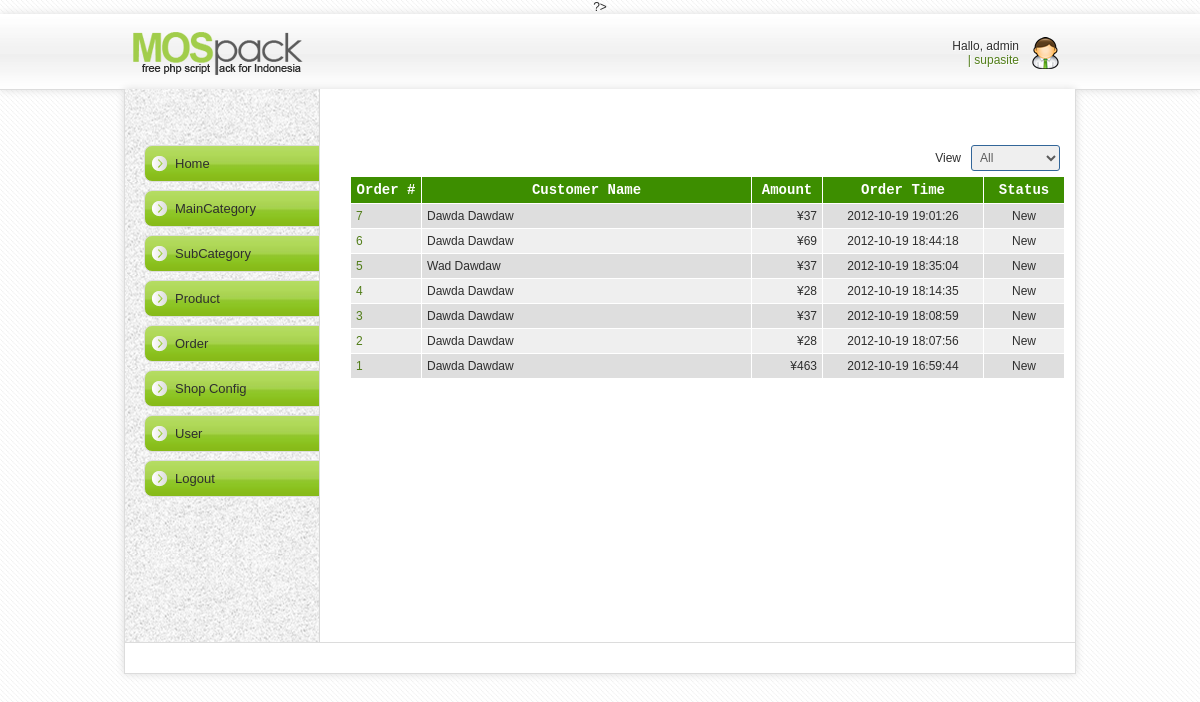
Screenshot of /plaincart/admin/order/index.php (signed in) with the database file from the repository.
### tables this page shows
CREATE TABLE IF NOT EXISTS `tbl_order` (
  `od_id` int(10) unsigned NOT NULL AUTO_INCREMENT,
  `od_date` datetime DEFAULT NULL,
  `od_last_update` datetime NOT NULL DEFAULT '0000-00-00 00:00:00',
  `od_status` enum('New','Paid','Shipped','Completed','Cancelled') NOT NULL DEFAULT 'New',
  `od_memo` varchar(255) NOT NULL DEFAULT '',
  `od_shipping_first_name` varchar(50) NOT NULL DEFAULT '',
  `od_shipping_last_name` varchar(50) NOT NULL DEFAULT '',
  `od_shipping_address1` varchar(100) NOT NULL DEFAULT '',
  `od_shipping_address2` varchar(100) NOT NULL DEFAULT '',
  `od_shipping_phone` varchar(32) NOT NULL DEFAULT '',
  `od_shipping_city` varchar(100) NOT NULL DEFAULT '',
  `od_shipping_state` varchar(32) NOT NULL DEFAULT '',
  `od_shipping_postal_code` varchar(10) NOT NULL DEFAULT '',
  `od_shipping_cost` decimal(5,2) DEFAULT '0.00',
  `od_payment_first_name` varchar(50) NOT NULL DEFAULT '',
  `od_payment_last_name` varchar(50) NOT NULL DEFAULT '',
  `od_payment_address1` varchar(100) NOT NULL DEFAULT '',
  `od_payment_address2` varchar(100) NOT NULL DEFAULT '',
  `od_payment_phone` varchar(32) NOT NULL DEFAULT '',
  `od_payment_city` varchar(100) NOT NULL DEFAULT '',
  `od_payment_state` varchar(32) NOT NULL DEFAULT '',
  `od_payment_postal_code` varchar(10) NOT NULL DEFAULT '',
  PRIMARY KEY (`od_id`)
);

### plaincart/admin/order/index.php (called while the page is built, shortened)
<?php
require_once '../../library/config.php';
require_once '../include/adminpanel.php';
?>

### plaincart/library/database.php (called while the page is built, shortened)
<?php
require_once 'config.php';
function dbQuery($sql)
{
	$result = mysql_query($sql) or die(mysql_error());
	return $result;
}
function dbFetchAssoc($result)
{
	return mysql_fetch_assoc($result);
}
function dbNumRows($result)
{
	return mysql_num_rows($result);
}
?>

### plaincart/library/common.php (called while the page is built, shortened)
<?php
require_once 'config.php';
require_once 'database.php';
function getShopConfig()
{
	$sql = "SELECT sc_name, sc_address, sc_phone, sc_email, sc_shipping_cost, sc_order_email, cy_symbol
			FROM tbl_shop_config sc, tbl_currency cy
			WHERE sc_currency = cy_id";
	$result = dbQuery($sql);
	$row    = dbFetchAssoc($result);
    if ($row) {
        extract($row);
        $shopConfig = array('name'           => $sc_name,
                            'address'        => $sc_address,
                            'phone'          => $sc_phone,
                            'email'          => $sc_email,
				    'sendOrderEmail' => $sc_order_email,
                            'shippingCost'   => $sc_shipping_cost,
                            'currency'       => $cy_symbol);
    }
	return $shopConfig;
}
function displayAmount($amount)
{
	global $shopConfig;
	return $shopConfig['currency'] . number_format($amount);
}
?>

### plaincart/library/config.php (called while the page is built, shortened)
<?php
require_once 'database.php';
require_once 'common.php';
$shopConfig = getShopConfig();
?>

### plaincart/admin/order/list.php (the view, shortened to what this page needs)
<?php
if (isset($_GET['status']) && $_GET['status'] != '') {
	$status = $_GET['status'];
	$sql2   = " AND od_status = '$status'";
	$queryString = "&status=$status";
} else {
	$sql2   = '';
}
$rowsPerPage = 10;
$sql = "SELECT o.od_id, o.od_shipping_first_name, od_shipping_last_name, od_date, od_status,
               SUM(pd_price * od_qty) + od_shipping_cost AS od_amount
	    FROM tbl_order o, tbl_order_item oi, tbl_product p
		WHERE oi.pd_id = p.pd_id and o.od_id = oi.od_id $sql2
		GROUP BY od_id
		ORDER BY od_id DESC";
$result     = dbQuery(getPagingQuery($sql, $rowsPerPage));
?>
<p>&nbsp;</p>
<form action="processOrder.php" method="post"  name="frmOrderList" id="frmOrderList">
 <table width="100%" border="0" cellspacing="0" cellpadding="2" class="text">
 <tr align="center">
  <td align="right">View</td>
  <td width="75"><select name="cboOrderStatus" class="box" id="cboOrderStatus" onChange="viewOrder();">
    <option value="" selected>All</option>
  </select></td>
  </tr>
</table>
 <table width="100%" border="0" align="center" cellpadding="2" cellspacing="1" class="text">
  <tr align="center" id="listTableHeader">
   <td width="60">Order #</td>
   <td>Customer Name</td>
   <td width="60">Amount</td>
   <td width="150">Order Time</td>
   <td width="70">Status</td>
  </tr>
  <?php
if (dbNumRows($result) > 0) {
	$i = 0;
	while($row = dbFetchAssoc($result)) {
		extract($row);
		$name = $od_shipping_first_name . ' ' . $od_shipping_last_name;
		if ($i%2) {
			$class = 'row1';
		} else {
			$class = 'row2';
		}
		$i += 1;
?>
  <tr class="<?php echo $class; ?>">
   <td width="60"><a href="<?php echo $_SERVER['PHP_SELF']; ?>?view=detail&oid=<?php echo $od_id; ?>"><?php echo $od_id; ?></a></td>
   <td><?php echo $name ?></td>
   <td width="60" align="right"><?php echo displayAmount($od_amount); ?></td>
   <td width="150" align="center"><?php echo $od_date; ?></td>
   <td width="70" align="center"><?php echo $od_status; ?></td>
  </tr>
  <?php
	}
?>
  <tr>
   <td colspan="5" align="center">
   ?></td>
  </tr>
<?php
} else {
?>
  <tr>
   <td colspan="5" align="center">No Orders Found </td>
  </tr>
  <?php
}
?>
 </table>
 <p>&nbsp;</p>
</form>

### plaincart/admin/include/admin.css (style rules this page uses)
#listTableHeader { font-family: "Courier New", Courier, mono; font-size: 14px; color: #FFFFFF; background-color: #3d8e00; font-weight: bold; background-position: center; }
.box { font-family: Arial, Helvetica, sans-serif; font-size: 12px; border: 1px solid #336699; }
.row1 { background-color: #EFEFEF; }
.row2 { background-color: #DEDEDE; }
body { font-family: "Arial", "Helvetica", "sans-serif"; text-align: center; font-size: 10px; }
.text { font-family: Arial, Helvetica, sans-serif; font-size: 12px; }

### plaincart/admin/order/mos-css/mos-style.css (style rules this page uses)
body { background: url(img/latar.jpg); margin: 0; padding: 0; font-family: Arial; font-size: 12px; color: #2e2e2e; text-align: center; }
a { color: #527e19; text-decoration: none; }
select { padding: 4px;color: #5b5b5b;border: 1px solid #dcdcdc; -moz-border-radius: 3px;-webkit-border-radius: 3px;-o-border-radius: 3px; }
table { border:none;font-size: 12px; }
td { border:none; padding: 5px; }

### rows the page displays
tbl_order: od_id "7", name "Dawda Dawdaw", od_amount "¥37", od_date "2012-10-19 19:01:26", od_status "New"
tbl_order: od_id "6", name "Dawda Dawdaw", od_amount "¥69", od_date "2012-10-19 18:44:18", od_status "New"
tbl_order: od_id "5", name "Wad Dawdaw", od_amount "¥37", od_date "2012-10-19 18:35:04", od_status "New"
tbl_order: od_id "4", name "Dawda Dawdaw", od_amount "¥28", od_date "2012-10-19 18:14:35", od_status "New"
tbl_order: od_id "3", name "Dawda Dawdaw", od_amount "¥37", od_date "2012-10-19 18:08:59", od_status "New"
tbl_order: od_id "2", name "Dawda Dawdaw", od_amount "¥28", od_date "2012-10-19 18:07:56", od_status "New"
tbl_order: od_id "1", name "Dawda Dawdaw", od_amount "¥463", od_date "2012-10-19 16:59:44", od_status "New"

### other values shown
$name "admin"
